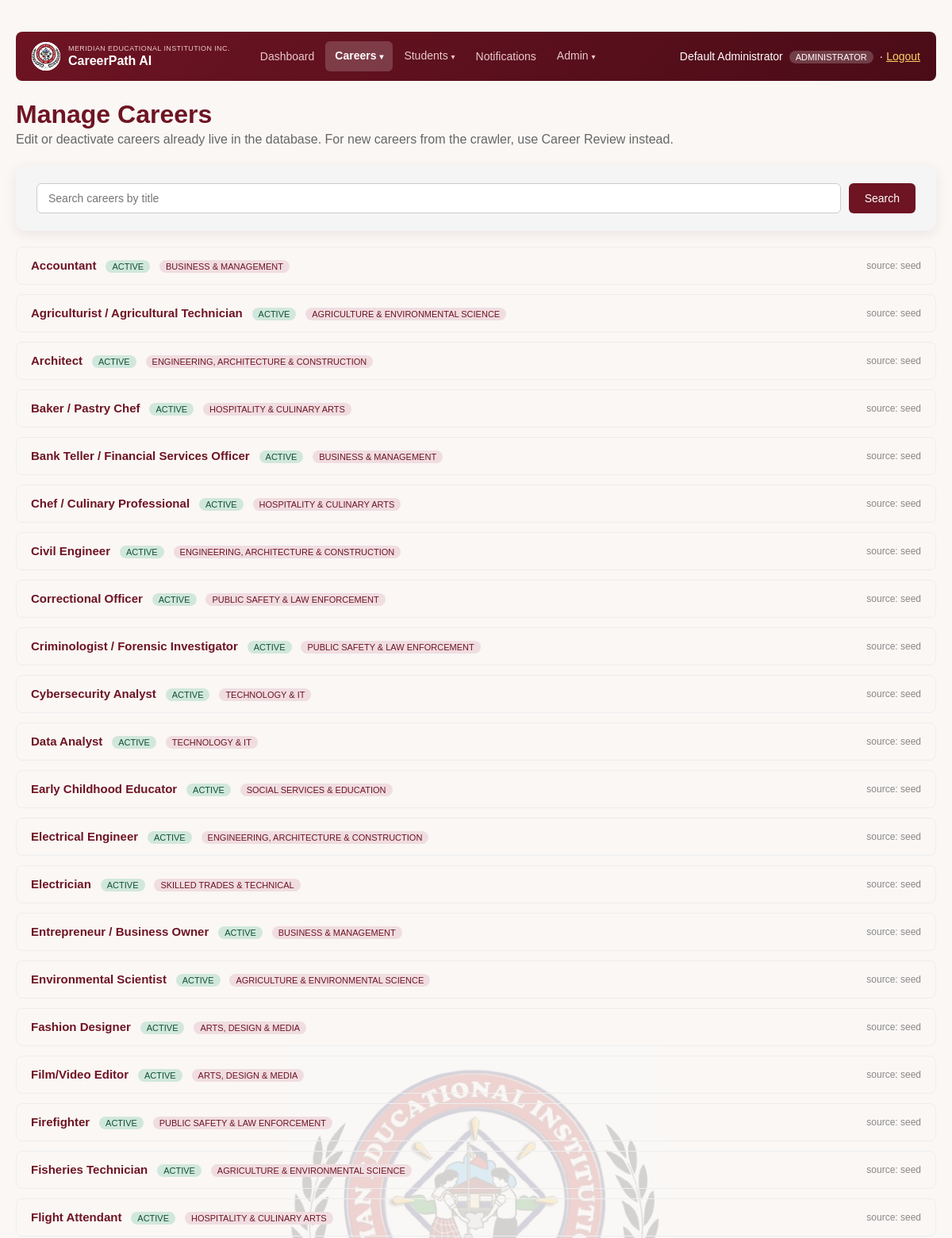
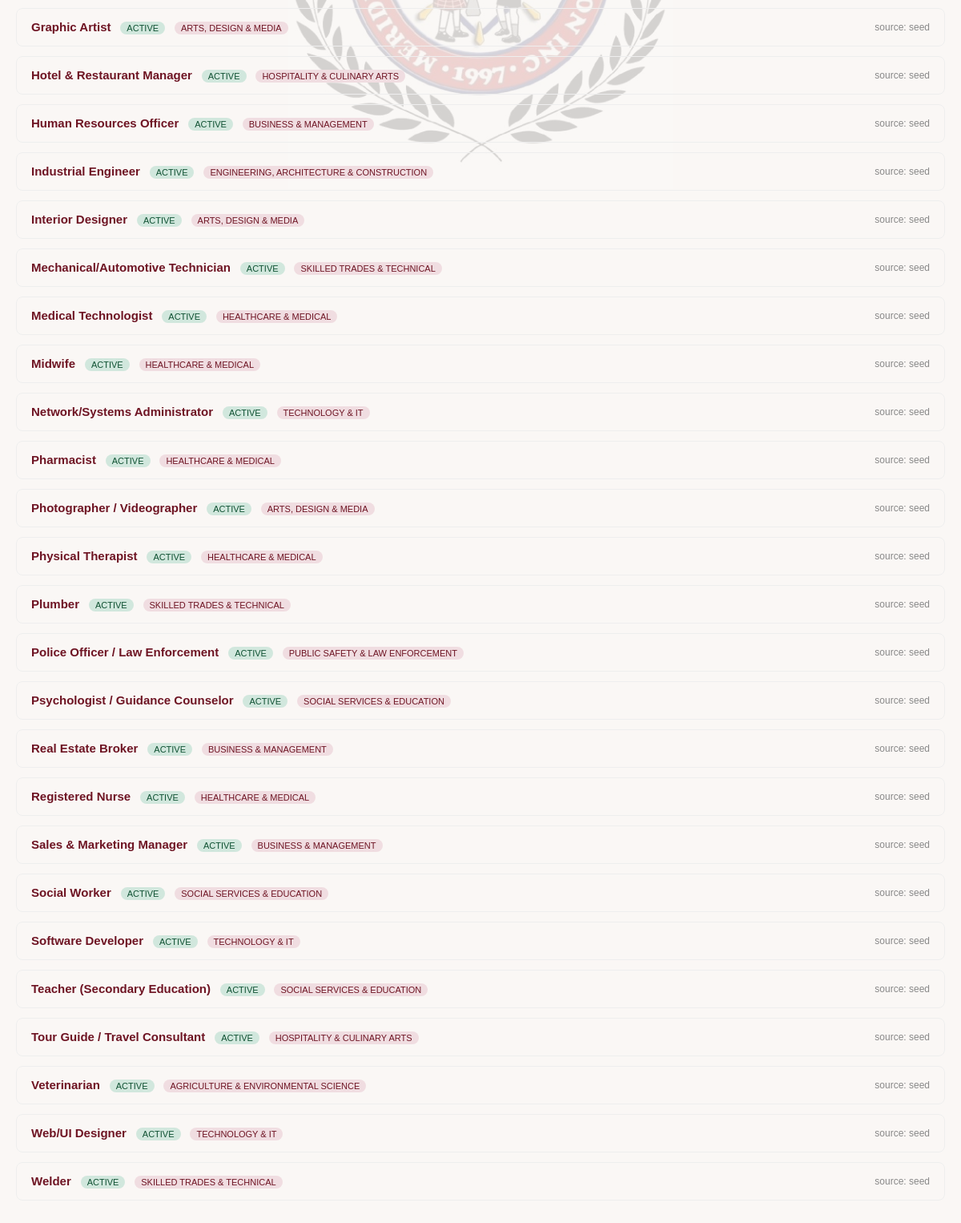
Page /php/careers_manage.php (signed in) on the committed database (2 pictures, top to bottom).
### tables this page shows
CREATE TABLE careers (
    career_id           INT AUTO_INCREMENT PRIMARY KEY,
    career_title         VARCHAR(150) NOT NULL,
     
     
     
     
     
     
     
    career_category      VARCHAR(100) NULL,
    description          TEXT,
    daily_task           TEXT,
    educational_pathway  VARCHAR(255),
     
     
     
     
     
     
     
    key_subjects         VARCHAR(255) NULL,
    r_score              INT NOT NULL,  
    i_score              INT NOT NULL,  
    a_score              INT NOT NULL,  
    s_score              INT NOT NULL,  
    e_score              INT NOT NULL,  
    c_score              INT NOT NULL,  
    source               VARCHAR(50) DEFAULT 'seed',
     
     
     
    status               ENUM('active','pending','inactive') DEFAULT 'active',
    created_at           TIMESTAMP DEFAULT CURRENT_TIMESTAMP
);

### php/auth.php (called while the page is built, shortened)
<?php
function current_user(): ?array
{
    return [
        'user_id' => $_SESSION['user_id'],
        'name' => $_SESSION['user_name'],
        'email' => $_SESSION['user_email'],
        'role' => $_SESSION['user_role'],
    ];
}
function require_login(): array
{
    $user = current_user();
    return $user;
}
function require_role(array $allowedRoles): array
{
    $user = require_login();
    return $user;
}

### php/careers_manage.php (the view, shortened to what this page needs)
<?php
require __DIR__ . '/auth.php';
require_once __DIR__ . '/change_log_helper.php';
$currentUser = require_role(['administrator', 'counselor']);
$pdo = get_db();
$refreshedCareerId = null;
$search = trim($_GET['q'] ?? '');
if ($search !== '') {
    $stmt = $pdo->prepare("SELECT * FROM careers WHERE career_title LIKE :like ORDER BY career_title LIMIT 200");
    $stmt->execute(['like' => '%' . $search . '%']);
} else {
    $stmt = $pdo->query("SELECT * FROM careers ORDER BY career_title LIMIT 200");
}
$careers = $stmt->fetchAll();
?>
<!DOCTYPE html>
<html lang="en">
<head>
</head>
<body>
    <img src="assets/img/logo.png" alt="" class="site-watermark">
    <div class="wrap">
        <?php require __DIR__ . '/nav.php'; ?>
        <h1>Manage Careers</h1>
        <p class="subtitle">Edit or deactivate careers already live in the database. For new careers from the crawler, use Career Review instead.</p>
        <div class="panel">
            <form class="search-form" method="GET">
                <input type="text" name="q" value="<?= htmlspecialchars($search) ?>" placeholder="Search careers by title">
                <button type="submit">Search</button>
            </form>
        </div>
        <?php foreach ($careers as $c): ?>
            <?php
                $wasRefreshed = $refreshedCareerId === (int) $c['career_id'];
            ?>
            <details class="career-row" <?= $wasRefreshed ? 'open' : '' ?>>
                <summary>
                    <span>
                        <span class="title"><?= htmlspecialchars($c['career_title']) ?></span>
                        <span class="status-tag status-<?= htmlspecialchars($c['status']) ?>"><?= htmlspecialchars($c['status']) ?></span>
                        <?php if ($c['career_category']): ?>
                            <span class="status-tag" style="background:#f0dde1;color:#6e1423;"><?= htmlspecialchars($c['career_category']) ?></span>
                        <?php else: ?>
                            <span class="status-tag" style="background:#fff3cd;color:#856404;">uncategorized</span>
                        <?php endif; ?>
                    </span>
                    <span class="meta">source: <?= htmlspecialchars($c['source'] ?? 'seed') ?></span>
                </summary>
            </details>
        <?php endforeach; ?>
    </div>
</body>
</html>

### php/nav.php (shortened to what this page needs)
<?php
$cpNavUnread = staff_unread_count(get_db(), (int) $currentUser['user_id']);
$cpCurrentPage = basename($_SERVER['PHP_SELF'] ?? '');
$cpIsActive = fn(array $pages) => in_array($cpCurrentPage, $pages, true) ? 'cp-active' : '';
?>
<div class="cp-nav">
    <a href="dashboard.php" class="cp-nav-brand">
        <img src="assets/img/logo.png" alt="Meridian Educational Institution Inc. logo" class="cp-nav-logo">
        <span class="cp-nav-brand-text">
            <span class="cp-nav-school">Meridian Educational Institution Inc.</span>
            <span class="cp-nav-title">CareerPath AI</span>
        </span>
    </a>
    <div class="cp-nav-links">
        <a class="cp-nav-item <?= $cpIsActive(['dashboard.php']) ?>" href="dashboard.php">Dashboard</a>
        <div class="cp-dropdown">
            <button type="button" class="cp-nav-item cp-dropdown-toggle <?= $cpIsActive(['careers.php', 'careers_manage.php', 'career_categories.php']) ?>">Careers <span class="cp-caret">▾</span></button>
        </div>
        <div class="cp-dropdown">
            <button type="button" class="cp-nav-item cp-dropdown-toggle <?= $cpIsActive(['students_lookup.php', 'consultations.php', 'audit_log.php']) ?>">Students <span class="cp-caret">▾</span></button>
        </div>
        <a class="cp-nav-item <?= $cpIsActive(['staff_notifications.php']) ?>" href="staff_notifications.php">Notifications<?php if ($cpNavUnread > 0): ?> <span class="cp-badge"><?= $cpNavUnread ?></span><?php endif; ?></a>
        <?php if ($currentUser['role'] === 'administrator'): ?>
            <div class="cp-dropdown">
                <button type="button" class="cp-nav-item cp-dropdown-toggle <?= $cpIsActive(['users.php', 'settings.php', 'backup.php', 'change_history.php']) ?>">Admin <span class="cp-caret">▾</span></button>
            </div>
        <?php endif; ?>
    </div>
    <div class="cp-nav-user">
        <?= htmlspecialchars($currentUser['name']) ?>
        <span class="cp-role-badge"><?= htmlspecialchars($currentUser['role']) ?></span>
        · <a href="logout.php">Logout</a>
    </div>
</div>

### php/careers_manage.php (style rules this page uses)
* { box-sizing: border-box; }
body { font-family: Arial, sans-serif; margin: 0; padding: 40px 20px; color: #222; background: #faf7f5; }
.wrap { max-width: 1280px; margin: 0 auto; }
h1 { color: #6e1423; margin-bottom: 4px; }
.subtitle { color: #666; margin-top: 0; margin-bottom: 24px; }
.panel { background: #f5f5f5; border-radius: 12px; box-shadow: 0 4px 16px rgba(74,12,23,0.08); padding: 22px 26px; margin-bottom: 20px; }
.search-form { display: flex; gap: 10px; }
.search-form input[type=text] { flex: 1; padding: 10px 14px; border: 1px solid #ccc; border-radius: 6px; font-size: 14px; }
.search-form button { padding: 10px 20px; background: #6e1423; color: #fff; border: none; border-radius: 6px; font-size: 14px; cursor: pointer; transition: transform 0.12s ease, box-shadow 0.12s ease, background-color 0.15s ease; }
.career-row { border: 1px solid #eee; border-radius: 8px; padding: 14px 18px; margin-bottom: 12px; }
.career-row summary { cursor: pointer; list-style: none; display: flex; justify-content: space-between; align-items: center; font-size: 14px; }
.career-row summary .title { font-weight: bold; color: #6e1423; font-size: 15px; }
.career-row summary .meta { color: #888; font-size: 12px; }
.status-tag { display: inline-block; padding: 2px 8px; border-radius: 10px; font-size: 11px; text-transform: uppercase; margin-left: 8px; }
.status-active { background: #d1e7dd; color: #0f5132; }
input[type=text], textarea { width: 100%; padding: 6px 8px; border: 1px solid #ccc; border-radius: 4px; font-family: inherit; box-sizing: border-box; }
.site-watermark { position: fixed; top: 50%; left: 50%; transform: translate(-50%, -50%); width: 480px; max-width: 60vw; opacity: 0.15; z-index: -1; pointer-events: none; user-select: none; }

### php/nav.php (style rules this page uses)
.cp-nav { display: flex; align-items: center; background: linear-gradient(135deg, #6e1423 0%, #4a0c17 100%); color: #fff; padding: 12px 20px; border-radius: 8px; margin-bottom: 24px; font-size: 14px; flex-wrap: wrap; gap: 10px 16px; position: relative; }
.cp-nav-brand { display: flex; align-items: center; gap: 10px; text-decoration: none; margin-right: 10px; flex-shrink: 0; }
.cp-nav-logo { width: 36px; height: 36px; border-radius: 50%; background: #fff; object-fit: cover; flex-shrink: 0; }
.cp-nav-brand-text { display: flex; flex-direction: column; line-height: 1.2; }
.cp-nav-school { font-size: 9px; text-transform: uppercase; letter-spacing: 0.4px; color: #e9c9ce; font-weight: normal; }
.cp-nav-title { font-size: 16px; font-weight: bold; color: #fff; }
.cp-nav-links { display: flex; align-items: center; flex-wrap: wrap; gap: 2px; flex: 1 1 auto; }
.cp-nav-item { color: #e9c9ce; text-decoration: none; padding: 8px 12px; border-radius: 6px; background: none; border: none; font: inherit; font-size: 14px; font-family: inherit; cursor: pointer; display: inline-block; box-sizing: border-box; line-height: 20px; vertical-align: middle; margin: 0; appearance: none; -webkit-appearance: none; }
.cp-nav-item.cp-active { color: #fff; background: rgba(255,255,255,0.18); font-weight: bold; }
.cp-caret { font-size: 10px; }
.cp-dropdown { position: relative; }
.cp-nav-user { color: #fff; white-space: nowrap; margin-left: auto; text-align: right; flex-shrink: 0; }
.cp-nav-user a { color: #ffd166; }
.cp-role-badge { background: rgba(255,255,255,0.2); padding: 2px 8px; border-radius: 10px; font-size: 11px; text-transform: uppercase; margin: 0 4px; }

### rows in the picture
careers: career_title "Accountant", status "ACTIVE", career_category "BUSINESS & MANAGEMENT", source "seed"
careers: career_title "Agriculturist / Agricultural Technician", status "ACTIVE", career_category "AGRICULTURE & ENVIRONMENTAL SCIENCE", source "seed"
careers: career_title "Architect", status "ACTIVE", career_category "ENGINEERING, ARCHITECTURE & CONSTRUCTION", source "seed"
careers: career_title "Baker / Pastry Chef", status "ACTIVE", career_category "HOSPITALITY & CULINARY ARTS", source "seed"
careers: career_title "Bank Teller / Financial Services Officer", status "ACTIVE", career_category "BUSINESS & MANAGEMENT", source "seed"
careers: career_title "Chef / Culinary Professional", status "ACTIVE", career_category "HOSPITALITY & CULINARY ARTS", source "seed"
careers: career_title "Civil Engineer", status "ACTIVE", career_category "ENGINEERING, ARCHITECTURE & CONSTRUCTION", source "seed"
careers: career_title "Correctional Officer", status "ACTIVE", career_category "PUBLIC SAFETY & LAW ENFORCEMENT", source "seed"
careers: career_title "Criminologist / Forensic Investigator", status "ACTIVE", career_category "PUBLIC SAFETY & LAW ENFORCEMENT", source "seed"
careers: career_title "Cybersecurity Analyst", status "ACTIVE", career_category "TECHNOLOGY & IT", source "seed"
careers: career_title "Data Analyst", status "ACTIVE", career_category "TECHNOLOGY & IT", source "seed"
careers: career_title "Early Childhood Educator", status "ACTIVE", career_category "SOCIAL SERVICES & EDUCATION", source "seed"
careers: career_title "Electrical Engineer", status "ACTIVE", career_category "ENGINEERING, ARCHITECTURE & CONSTRUCTION", source "seed"
careers: career_title "Electrician", status "ACTIVE", career_category "SKILLED TRADES & TECHNICAL", source "seed"
careers: career_title "Entrepreneur / Business Owner", status "ACTIVE", career_category "BUSINESS & MANAGEMENT", source "seed"
careers: career_title "Environmental Scientist", status "ACTIVE", career_category "AGRICULTURE & ENVIRONMENTAL SCIENCE", source "seed"
careers: career_title "Fashion Designer", status "ACTIVE", career_category "ARTS, DESIGN & MEDIA", source "seed"
careers: career_title "Film/Video Editor", status "ACTIVE", career_category "ARTS, DESIGN & MEDIA", source "seed"
careers: career_title "Firefighter", status "ACTIVE", career_category "PUBLIC SAFETY & LAW ENFORCEMENT", source "seed"
careers: career_title "Fisheries Technician", status "ACTIVE", career_category "AGRICULTURE & ENVIRONMENTAL SCIENCE", source "seed"
careers: career_title "Flight Attendant", status "ACTIVE", career_category "HOSPITALITY & CULINARY ARTS", source "seed"
careers: career_title "Graphic Artist", status "ACTIVE", career_category "ARTS, DESIGN & MEDIA", source "seed"
careers: career_title "Hotel & Restaurant Manager", status "ACTIVE", career_category "HOSPITALITY & CULINARY ARTS", source "seed"
careers: career_title "Human Resources Officer", status "ACTIVE", career_category "BUSINESS & MANAGEMENT", source "seed"
careers: career_title "Industrial Engineer", status "ACTIVE", career_category "ENGINEERING, ARCHITECTURE & CONSTRUCTION", source "seed"
careers: career_title "Interior Designer", status "ACTIVE", career_category "ARTS, DESIGN & MEDIA", source "seed"
careers: career_title "Mechanical/Automotive Technician", status "ACTIVE", career_category "SKILLED TRADES & TECHNICAL", source "seed"
careers: career_title "Medical Technologist", status "ACTIVE", career_category "HEALTHCARE & MEDICAL", source "seed"
careers: career_title "Midwife", status "ACTIVE", career_category "HEALTHCARE & MEDICAL", source "seed"
careers: career_title "Network/Systems Administrator", status "ACTIVE", career_category "TECHNOLOGY & IT", source "seed"
careers: career_title "Pharmacist", status "ACTIVE", career_category "HEALTHCARE & MEDICAL", source "seed"
careers: career_title "Photographer / Videographer", status "ACTIVE", career_category "ARTS, DESIGN & MEDIA", source "seed"
careers: career_title "Physical Therapist", status "ACTIVE", career_category "HEALTHCARE & MEDICAL", source "seed"
careers: career_title "Plumber", status "ACTIVE", career_category "SKILLED TRADES & TECHNICAL", source "seed"
careers: career_title "Police Officer / Law Enforcement", status "ACTIVE", career_category "PUBLIC SAFETY & LAW ENFORCEMENT", source "seed"
careers: career_title "Psychologist / Guidance Counselor", status "ACTIVE", career_category "SOCIAL SERVICES & EDUCATION", source "seed"
careers: career_title "Real Estate Broker", status "ACTIVE", career_category "BUSINESS & MANAGEMENT", source "seed"
careers: career_title "Registered Nurse", status "ACTIVE", career_category "HEALTHCARE & MEDICAL", source "seed"
careers: career_title "Sales & Marketing Manager", status "ACTIVE", career_category "BUSINESS & MANAGEMENT", source "seed"
careers: career_title "Social Worker", status "ACTIVE", career_category "SOCIAL SERVICES & EDUCATION", source "seed"
careers: career_title "Software Developer", status "ACTIVE", career_category "TECHNOLOGY & IT", source "seed"
careers: career_title "Teacher (Secondary Education)", status "ACTIVE", career_category "SOCIAL SERVICES & EDUCATION", source "seed"

### other values in the picture
$currentUser['name'] "Default Administrator"
$currentUser['role'] "ADMINISTRATOR"
